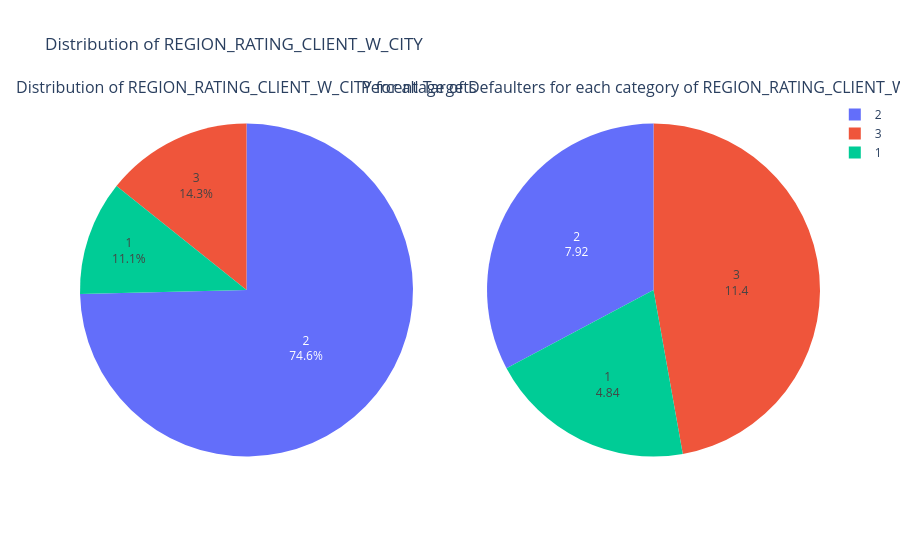

Notebook code cell kept with this figure:
### Markdown cell above
<b><u>Distribution of Categorical Variable REGION_RATING_CLIENT_W_CITY</u></b>Tính năng này là xếp hạng do Tín dụng Nhà cung cấp cho từng khu vực của khách hàng dựa trên các cuộc khảo sát mà họ có thể đã thực hiện. Xếp hạng này cũng tính đến Thành phố nơi khách hàng sống. <br>Xem xét Thành phố là rất quan trọng bởi vì ngay cả khi một số khu vực có xếp hạng tốt trong một Thành phố cụ thể, nhưng Thành phố đó không có xếp hạng cao, thì người nộp đơn sẽ được xếp hạng trung bình chứ không phải xếp hạng cao.<br>
Nó chứa các giá trị trong khoảng từ 1 đến 3.

### Code cell
#let us first see the unique categories of 'REGION_RATING_CLIENT_W_CITY'
print_unique_categories(application_train, 'REGION_RATING_CLIENT_W_CITY')

#plotting the Pie Plot for the Column
plot_categorical_variables_pie(application_train, column_name = 'REGION_RATING_CLIENT_W_CITY')
print('-'*100)

### Figure 1 — Plotly figure (JSON) as saved in the notebook; plotly's stock layout.template omitted (floating-point values rounded to 4 significant figures)
{"data": [{"domain": {"x": [0, 0.45], "y": [0, 1]}, "hole": 0, "labels": [2, 3, 1], "textinfo": "label+percent", "textposition": "inside", "type": "pie", "values": [229484, 43860, 34167]}, {"domain": {"x": [0.55, 1], "y": [0, 1]}, "hole": 0, "hoverinfo": "label+value", "labels": [2, 3, 1], "textinfo": "label+value", "type": "pie", "values": [7.92, 11.4, 4.84]}], "layout": {"annotations": [{"font": {"size": 16}, "showarrow": false, "text": "Distribution of REGION_RATING_CLIENT_W_CITY for all Targets", "x": 0.225, "xanchor": "center", "xref": "paper", "y": 1, "yanchor": "bottom", "yref": "paper"}, {"font": {"size": 16}, "showarrow": false, "text": "Percentage of Defaulters for each category of REGION_RATING_CLIENT_W_CITY", "x": 0.775, "xanchor": "center", "xref": "paper", "y": 1, "yanchor": "bottom", "yref": "paper"}], "title": {"text": "Distribution of REGION_RATING_CLIENT_W_CITY"}}}
